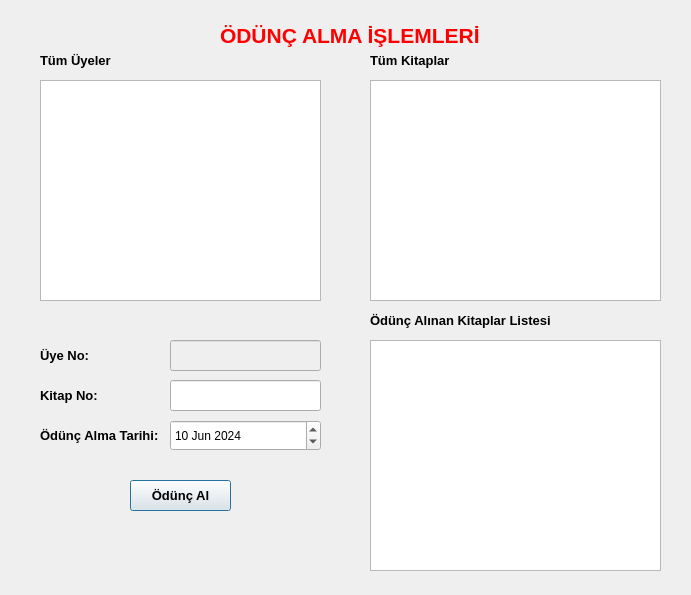
<?xml version="1.0" encoding="UTF-8"?>
<ui version="4.0">
 <class>odunc_alma_islemleri</class>
 <widget class="QDialog" name="odunc_alma_islemleri">
  <property name="geometry">
   <rect>
    <x>0</x>
    <y>0</y>
    <width>691</width>
    <height>595</height>
   </rect>
  </property>
  <property name="windowTitle">
   <string>Dialog</string>
  </property>
  <widget class="QTableView" name="tableView_Odunc_Alinan_Kitaplar_Listesi">
   <property name="geometry">
    <rect>
     <x>370</x>
     <y>340</y>
     <width>291</width>
     <height>231</height>
    </rect>
   </property>
  </widget>
  <widget class="QLabel" name="label_Uye_No">
   <property name="geometry">
    <rect>
     <x>40</x>
     <y>340</y>
     <width>101</width>
     <height>31</height>
    </rect>
   </property>
   <property name="font">
    <font>
     <pointsize>10</pointsize>
     <bold>true</bold>
    </font>
   </property>
   <property name="text">
    <string>Üye No:</string>
   </property>
  </widget>
  <widget class="QLineEdit" name="lineEdit_Uye_No">
   <property name="enabled">
    <bool>false</bool>
   </property>
   <property name="geometry">
    <rect>
     <x>170</x>
     <y>340</y>
     <width>151</width>
     <height>31</height>
    </rect>
   </property>
  </widget>
  <widget class="QTableView" name="tableView_Tum_Uyeler">
   <property name="geometry">
    <rect>
     <x>40</x>
     <y>80</y>
     <width>281</width>
     <height>221</height>
    </rect>
   </property>
  </widget>
  <widget class="QLabel" name="label_Odunc_Alinan_Kitaplar_Listesi">
   <property name="geometry">
    <rect>
     <x>370</x>
     <y>310</y>
     <width>341</width>
     <height>21</height>
    </rect>
   </property>
   <property name="font">
    <font>
     <pointsize>10</pointsize>
     <bold>true</bold>
    </font>
   </property>
   <property name="text">
    <string>Ödünç Alınan Kitaplar Listesi</string>
   </property>
  </widget>
  <widget class="QLabel" name="label_Stok">
   <property name="geometry">
    <rect>
     <x>40</x>
     <y>420</y>
     <width>121</width>
     <height>31</height>
    </rect>
   </property>
   <property name="font">
    <font>
     <pointsize>10</pointsize>
     <bold>true</bold>
    </font>
   </property>
   <property name="text">
    <string>Ödünç Alma Tarihi:</string>
   </property>
  </widget>
  <widget class="QLabel" name="label_Tum_Kitaplar">
   <property name="geometry">
    <rect>
     <x>370</x>
     <y>50</y>
     <width>301</width>
     <height>21</height>
    </rect>
   </property>
   <property name="font">
    <font>
     <pointsize>10</pointsize>
     <bold>true</bold>
    </font>
   </property>
   <property name="text">
    <string>Tüm Kitaplar</string>
   </property>
  </widget>
  <widget class="QLabel" name="label_Odunc_Alma_Islemleri">
   <property name="geometry">
    <rect>
     <x>220</x>
     <y>20</y>
     <width>261</width>
     <height>31</height>
    </rect>
   </property>
   <property name="font">
    <font>
     <pointsize>16</pointsize>
     <bold>true</bold>
    </font>
   </property>
   <property name="styleSheet">
    <string notr="true">color: rgb(255, 0, 0);</string>
   </property>
   <property name="text">
    <string>ÖDÜNÇ ALMA İŞLEMLERİ</string>
   </property>
  </widget>
  <widget class="QLineEdit" name="lineEdit_Kitap_No">
   <property name="geometry">
    <rect>
     <x>170</x>
     <y>380</y>
     <width>151</width>
     <height>31</height>
    </rect>
   </property>
  </widget>
  <widget class="QPushButton" name="pushButton_Odunc_Al">
   <property name="geometry">
    <rect>
     <x>130</x>
     <y>480</y>
     <width>101</width>
     <height>31</height>
    </rect>
   </property>
   <property name="font">
    <font>
     <pointsize>10</pointsize>
     <bold>true</bold>
    </font>
   </property>
   <property name="text">
    <string>Ödünç Al</string>
   </property>
  </widget>
  <widget class="QLabel" name="label_Tum_Uyeler">
   <property name="geometry">
    <rect>
     <x>40</x>
     <y>50</y>
     <width>201</width>
     <height>21</height>
    </rect>
   </property>
   <property name="font">
    <font>
     <pointsize>10</pointsize>
     <bold>true</bold>
    </font>
   </property>
   <property name="text">
    <string>Tüm Üyeler</string>
   </property>
  </widget>
  <widget class="QLabel" name="label_Kitap_No">
   <property name="geometry">
    <rect>
     <x>40</x>
     <y>380</y>
     <width>81</width>
     <height>31</height>
    </rect>
   </property>
   <property name="font">
    <font>
     <pointsize>10</pointsize>
     <bold>true</bold>
    </font>
   </property>
   <property name="text">
    <string>Kitap No:</string>
   </property>
  </widget>
  <widget class="QTableView" name="tableView_Tum_Kitaplar">
   <property name="geometry">
    <rect>
     <x>370</x>
     <y>80</y>
     <width>291</width>
     <height>221</height>
    </rect>
   </property>
  </widget>
  <widget class="QDateEdit" name="dateEdit_Odunc_Alma_Tarihi">
   <property name="geometry">
    <rect>
     <x>170</x>
     <y>420</y>
     <width>151</width>
     <height>31</height>
    </rect>
   </property>
   <property name="dateTime">
    <datetime>
     <hour>15</hour>
     <minute>0</minute>
     <second>0</second>
     <year>2024</year>
     <month>6</month>
     <day>10</day>
    </datetime>
   </property>
   <property name="minimumDateTime">
    <datetime>
     <hour>14</hour>
     <minute>0</minute>
     <second>0</second>
     <year>1999</year>
     <month>12</month>
     <day>31</day>
    </datetime>
   </property>
  </widget>
 </widget>
 <resources/>
 <connections/>
</ui>
